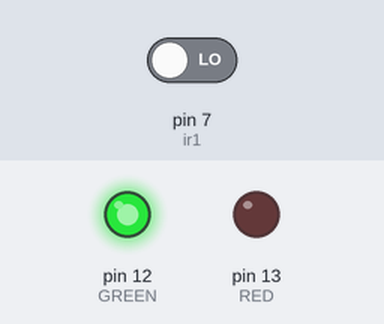
Recording of a sketch running on a simulated Arduino Uno, built with avr-gcc and run on an emulated ATmega328P. Parts: output pins drawn as LEDs (lit = HIGH). The inputs (shaded band) are chosen by the test bench; at power-on: pin 7 (ir1) LOW. What the sketch prints to the serial monitor is not drawn.

Above: at 2.5 s.
At 10.0 s:
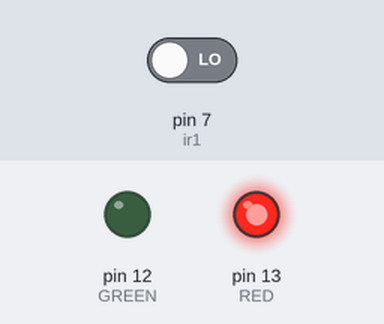
Timing chart, 0 to 19.5 s (numbered marks = the images above):
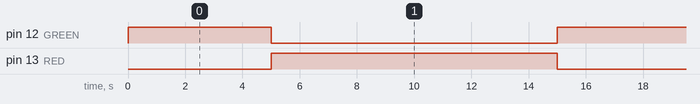

Measured:
- by itself, pin 12 (GREEN): alternates HIGH for 5.0 s and LOW for 10.0 s
- by itself, pin 13 (RED): alternates HIGH for 10.0 s and LOW for 5.0 s

The sketch:

dd.ino
```cpp
/*
Developed by ankurVarma @ sashivarma58@gmail.com
*/

int RED = 13;
int GREEN = 12;
int ir1 = 7;
int ir3 = 6;
int ir4 = 5;
int ir2 = 4;

void setup() {
  pinMode(RED, OUTPUT);
  pinMode(GREEN, OUTPUT);
  pinMode(ir1, INPUT);
  pinMode(ir2, INPUT);
  pinMode(ir3, INPUT);
  pinMode(ir4, INPUT);
  Serial.begin(9600);
}
void loop() {
  if ((digitalRead(ir1) && digitalRead(ir2)) == LOW)
  {
    Serial.println("Heavy traffic");
    digitalWrite(GREEN, HIGH);
    digitalWrite(RED, LOW);
    delay(5000);
    digitalWrite(GREEN, LOW);
    digitalWrite(RED, HIGH);
    delay(10000);

  }
  else if ((digitalRead(ir3) && digitalRead(ir4)) == LOW)
  {
    Serial.println("Low traffic");
    digitalWrite(GREEN, LOW);
    digitalWrite(RED, HIGH);
    delay(10000);
    digitalWrite(GREEN, HIGH);
    digitalWrite(RED, LOW);
    delay(5000);
  }
  else
  {
    Serial.println("Path is clear");
    digitalWrite(RED, HIGH);
    digitalWrite(GREEN, LOW);
    delay (10000);
  }
}
```
